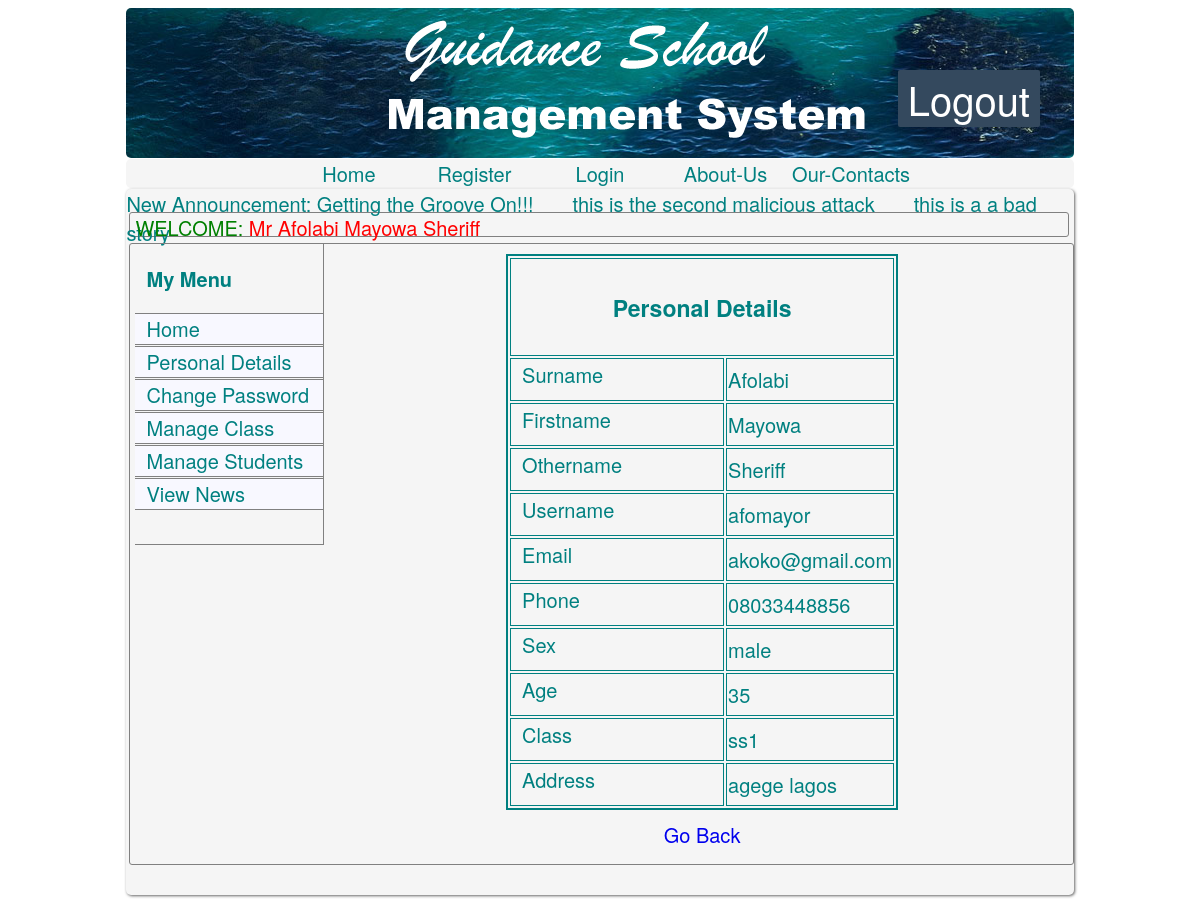
The app's page /teacher/personal_details.php (signed in) with its own data.
### tables this page shows
CREATE TABLE IF NOT EXISTS `notice` (
  `id` int(3) unsigned NOT NULL AUTO_INCREMENT,
  `notice` varchar(500) NOT NULL,
  PRIMARY KEY (`id`),
  UNIQUE KEY `id` (`id`)
);

CREATE TABLE IF NOT EXISTS `teacher` (
  `id` int(10) NOT NULL AUTO_INCREMENT,
  `surname` varchar(50) NOT NULL,
  `firstname` varchar(50) NOT NULL,
  `othername` varchar(50) NOT NULL,
  `username` varchar(50) NOT NULL,
  `password` varchar(50) NOT NULL,
  `phone` varchar(20) NOT NULL,
  `email` varchar(50) NOT NULL,
  `class` varchar(20) NOT NULL,
  `address` varchar(100) NOT NULL,
  `sex` varchar(10) NOT NULL,
  `subject_teacher` varchar(20) NOT NULL,
  `age` int(4) NOT NULL,
  `acess` int(3) NOT NULL,
  PRIMARY KEY (`id`),
  UNIQUE KEY `username` (`username`,`phone`,`email`)
);

### teacher/session.php (called while the page is built, shortened)
<?php
if(!empty($_SESSION['teacheruser'])){
if(!empty($_SESSION['teacheruser'])){
$adminuser=$_SESSION['teacheruser'];
}
}else{
header('location:../index.php');
}
?>

### teacher/personal_details.php (the view, shortened to what this page needs)
<?php
include('session.php');
?>
<?php
include('header.php');
include('menu.php');
?>
<div id="body">
<?php  include('notices.php');  ?>
<?php  include('welcome.php');  ?>
<div class="mainjob">
<?php
include('leftbar.php');
?>
<div class="rightbar">
<?php
$username=$adminuser['username'];
if(!empty($username)){
$query=mysql_query("SELECT * FROM teacher WHERE username='$username'");
$row=mysql_fetch_assoc($query);
$surname=$row['surname'];
$firstname=$row['firstname'];
$othername=$row['othername'];
$phone=$row['phone'];
$email=$row['email'];
$class=$row['class'];
$address=$row['address'];
$sex=$row['sex'];
$age=$row['age'];
}
?><center>
<table border="2" style="margin:10px;" bordercolor="teal" width="50%">
<tr><td style="text-align:center" colspan="2"><h4>Personal Details</h4></td></tr>
<tr><td><label class="label2">Surname</label></td><td><?php echo $surname; ?></td></tr>
<tr><td><label class="label2">Firstname</label></td><td><?php echo $firstname;?></td></tr>
<tr><td><label class="label2">Othername </label></td><td><?php echo $othername;?></td></tr>
<tr><td><label class="label2">Username </label></td><td><?php echo $username; ?></td></tr>
<tr><td><label class="label2">Email</label></td><td><?php echo $email; ?></td></tr>
<tr><td><label class="label2">Phone </label></td><td><?php echo $phone; ?></td></tr>
<tr><td><label class="label2">Sex </label></td><td><?php echo $sex; ?></td></tr>
<tr><td><label class="label2">Age  </label></td><td><?php echo $age; ?></td></tr>
<tr><td><label class="label2">Class </label></td><td><?php echo $class; ?></td></tr>
<tr><td><label class="label2">Address  </label></td><td><?php echo $address; ?></td></tr>
</table>
<a href="teacherhome.php">Go Back</a>
</center>
</div>
</div>
</div>
</body>
</html>

### teacher/notices.php (shortened to what this page needs)
<?php
echo"<div id='notice'>";
echo"<marquee>";
$query4="SELECT notice FROM notice ORDER BY id DESC LIMIT 0,3";
$result=mysql_query($query4);
echo "New Announcement: ";
while($row=mysql_fetch_assoc($result)){
echo "{$row['notice']} &nbsp;&nbsp;&nbsp;&nbsp;&nbsp;&nbsp;";
};
echo"</marquee></div>";
?>

### css/style.css (style rules this page uses)
h4, .h4 { font-size: 23px ; }
body { color:Teal; font-size:20px; background:url(../images/bg.jpg) repeat white; padding:0px; font-family: "Helvetica Neue", Helvetica, Arial, sans-serif; }
div { display:block; }
a { text-decoration:none; webkit-transition: 0.25s; -moz-transition: 0.25s; -o-transition: 0.25s; transition: 0.25s; }
.mainjob { width:99%; min-height:350px; display:inline-block; border-radius:3px; -moz-border-radius:3px; -webkit-border-radius:3px; border:1px solid grey; margin:3px; padding-bottom:15px; padding-left:5px; margin-bottom:30px; }
#notice { width:100%; height:20px }
#body { margin-top:1px; width:80%; border-radius:5px; -moz-border-radius:5px; -webkit-border-radius:5px; background-color:WhiteSmoke; margin-right:10%; margin-left:10%; box-shadow: 1px 1px 3px rgba(50, 50, 50, 0.75); display:inline-block; }
.label2 { margin-bottom:10px; margin-left:10px; display:inline-block; width:200px; }
.rightbar { padding-left:10px; padding-right:10px; width:77%; display:relative; float:right; }

### records on screen
notice: notice "Getting the Groove On!!!"
notice: notice "this is the second malicious attack"
notice: notice "this is a a bad story"
teacher: surname "Afolabi", firstname "Mayowa", othername "Sheriff", email "akoko@gmail.com", phone "08033448856", sex "male", age "35", class "ss1", address "agege lagos"

### other values on screen
$adminuser['surname'] "Afolabi"
$adminuser['firstname'] "Mayowa"
$adminuser['othername'] "Sheriff"
$username "afomayor"
